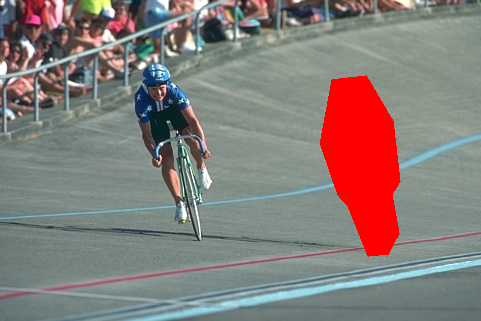
#> input picture unversity-learning/image_processing/dataset/22.png, 481 x 321 px, found by its file name
$ jupyter execute inpainting_from_PCA_SVD-.ipynb
#> lines starting #> are read from the running program, lines starting #| are printed output that depends on the picture; after the words box and inside, x2 and y2 are one past the last pixel; in counts of white or black regions, pixels touching at a corner belong together
# Step 1: Create and Display the Mask

[cell 1]
import cv2
import numpy as np
import matplotlib.pyplot as plt

# Load the image
image_path = '22.png'  # Replace with your image path
original_image = cv2.imread(image_path, cv2.IMREAD_COLOR)
#> original_image is the input picture: shape (321, 481, 3); mean B, G, R 122.1, 125.7, 133.3
original_image = cv2.cvtColor(original_image, cv2.COLOR_BGR2RGB)

# Create a mask
def create_mask(image):
    mask = np.zeros(image.shape[:2], dtype=np.uint8)
    cv2.rectangle(mask, (400,50), (300, 300), 50, -1)  # Example rectangular mask
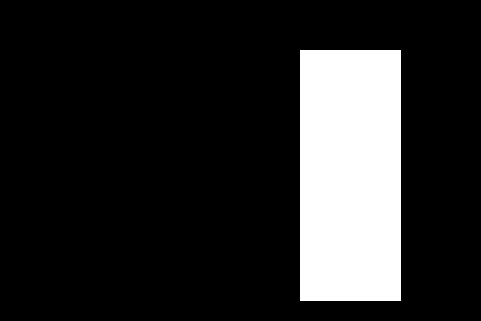
#> mask: shape (321, 481); values 0 (black) and 50 (white), 16.4% white; 1 white region, box (x1, y1, x2, y2) and area: (300, 50, 401, 301) 25351
    return mask

mask = create_mask(original_image)

plt.figure(figsize=(10, 5))
plt.subplot(1, 2, 1)
plt.title("Original Image")
plt.imshow(original_image)
plt.subplot(1, 2, 2)
plt.title("Mask")
plt.imshow(mask, cmap='gray')
plt.show()
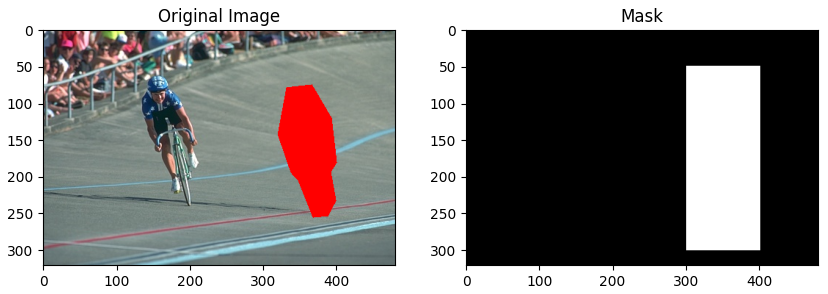
#> figure drawn by matplotlib, 2 panels

# step 1.5: apply pca and svd

# Step 2: Inpaint Using the Criminisi Method

[cell 2]
# Placeholder for Criminisi inpainting method
def criminisi_inpaint(image, mask):
    return cv2.inpaint(image, mask, 3, cv2.INPAINT_TELEA)
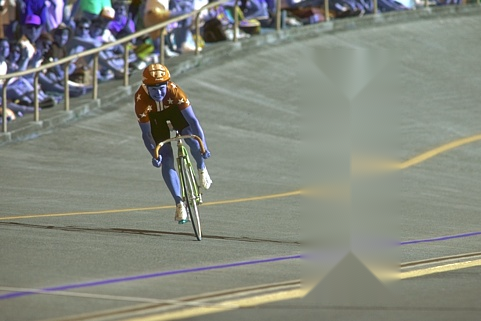
#> returned value: shape (321, 481, 3); mean of channels 0, 1, 2 126.1, 135.7, 131.6; drawn as B, G, R

goal_patch_image = criminisi_inpaint(original_image, mask)

plt.figure(figsize=(10, 5))
plt.title("Inpainted Image using Criminisi")
plt.imshow(goal_patch_image)
plt.show()

# Step 3: Find and Display Similar Patches

[cell 3]
def find_similar_patches(image, mask, patch_size=5):
#> called with patch_size = 5
    h, w = image.shape[:2]
#> h = 321; w = 481
    similar_patches = []
    for y in range(0, h-patch_size, patch_size):
        for x in range(0, w-patch_size, patch_size):
            if np.sum(mask[y:y+patch_size, x:x+patch_size]) == 0:
                patch = image[y:y+patch_size, x:x+patch_size]
                similar_patches.append((x, y, patch))
#> after the loop, similar_patches = 5073 items
    return similar_patches

similar_patches = find_similar_patches(original_image, mask)
#> similar_patches = 5073 items

# Display some similar patches
plt.figure(figsize=(10, 5))
plt.title("Similar Patches")
for i, (x, y, patch) in enumerate(similar_patches[:5]):
    plt.subplot(1, 5, i+1)
    plt.imshow(patch)
    plt.axis('off')
#> this loop made 5 passes
#> x on passes 1 to 5: 0, 5, 10, 15, 20
plt.show()
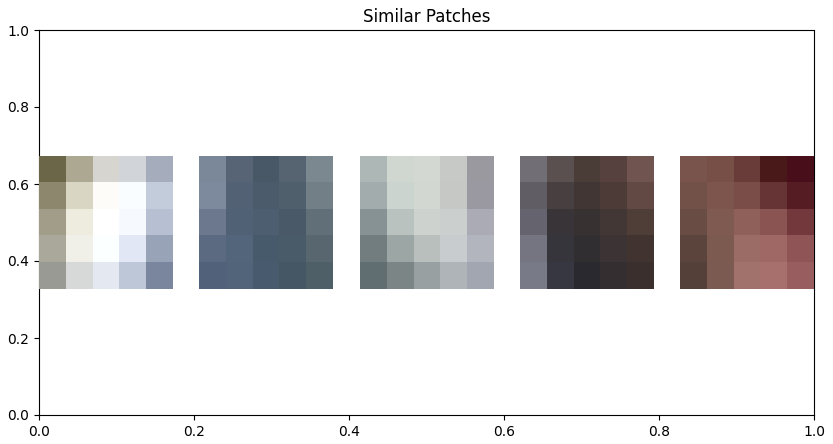
#> figure drawn by matplotlib, 5 panels

# Step 4: Replace the Best Similar Patch to the Goal Patch

[cell 4]
def replace_best_patch(image, mask, similar_patches, patch_size=5):
#> called with patch_size = 5
    goal_patch = image[50:50+patch_size, 50:50+patch_size]  # Example goal patch position
    best_patch = similar_patches[0][2]  # Placeholder for the best patch
    image[50:50+patch_size, 50:50+patch_size] = best_patch
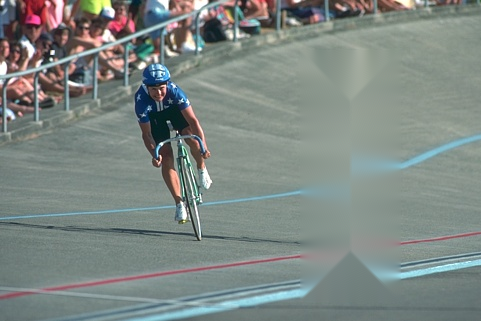
#> image: shape (321, 481, 3); mean R, G, B 126.1, 135.7, 131.6
    return image

reconstructed_image = replace_best_patch(goal_patch_image, mask, similar_patches)

plt.figure(figsize=(10, 5))
plt.title("Reconstructed Image")
plt.imshow(reconstructed_image)
plt.show()

$ run again, with unversity-learning/image_processing/dataset/53.png copied over unversity-learning/image_processing/dataset/22.png
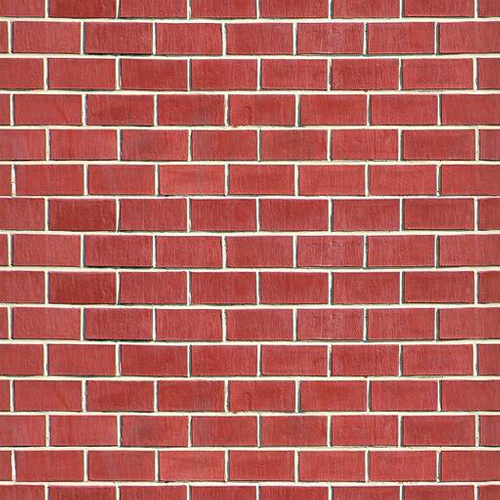
#> input picture unversity-learning/image_processing/dataset/53.png, 500 x 500 px, found by its file name
#> original_image is the input picture: shape (500, 500, 3); mean B, G, R 91.9, 98.5, 180.3
#> in create_mask, `cv2.rectangle(mask, (400,50), (300, 300), 50, -1)`:
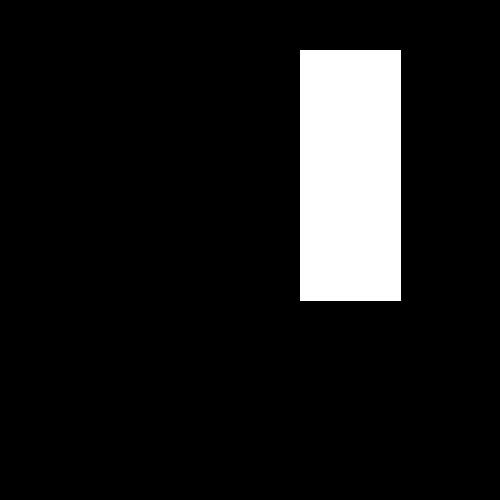
#> mask: shape (500, 500); values 0 (black) and 50 (white), 10.1% white; 1 white region, box (x1, y1, x2, y2) and area: (300, 50, 401, 301) 25351
#> after the loop in find_similar_patches, `for y in range(0, h-patch_size, patch_size):`: similar_patches = 8730 items
#> the loop `for i, (x, y, patch) in enumerate(similar_patches[:5]):` made 5 passes
#> x on passes 1 to 5: 0, 5, 10, 15, 20
#> in replace_best_patch, `image[50:50+patch_size, 50:50+patch_size] = best_patch`:
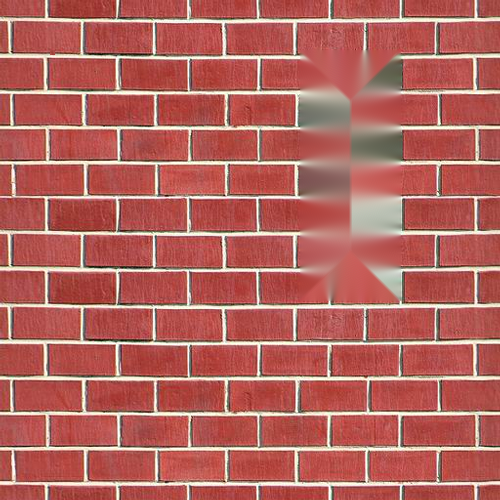
#> image: shape (500, 500, 3); mean R, G, B 179.4, 99.9, 93.3

$ run again, with unversity-learning/image_processing/dataset/55.png copied over unversity-learning/image_processing/dataset/22.png
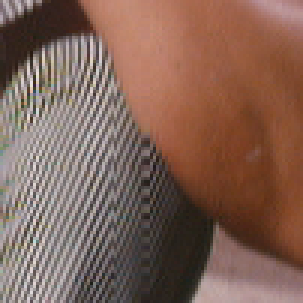
#> input picture unversity-learning/image_processing/dataset/55.png, 101 x 101 px, found by its file name (shown 3 times larger)
#> original_image is the input picture: shape (101, 101, 3); mean B, G, R 86.6, 99.1, 129.2
#> mask: shape (101, 101); every value is 0
#> `plt.show()`:
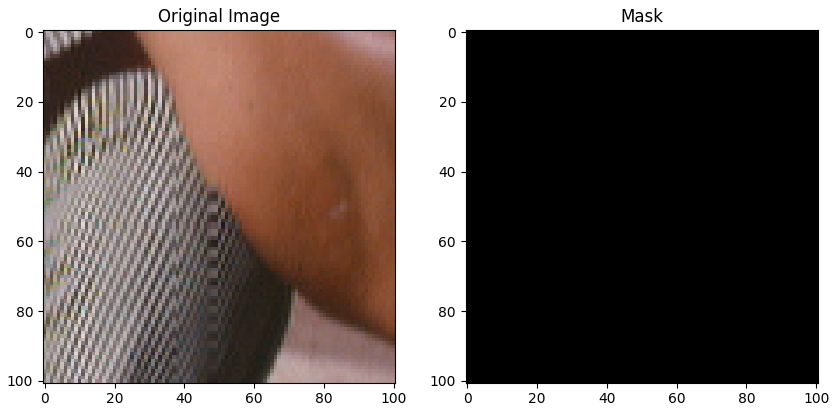
#> figure drawn by matplotlib, 2 panels
#> after the loop in find_similar_patches, `for y in range(0, h-patch_size, patch_size):`: similar_patches = 400 items
#> the loop `for i, (x, y, patch) in enumerate(similar_patches[:5]):` made 5 passes
#> x on passes 1 to 5: 0, 5, 10, 15, 20
